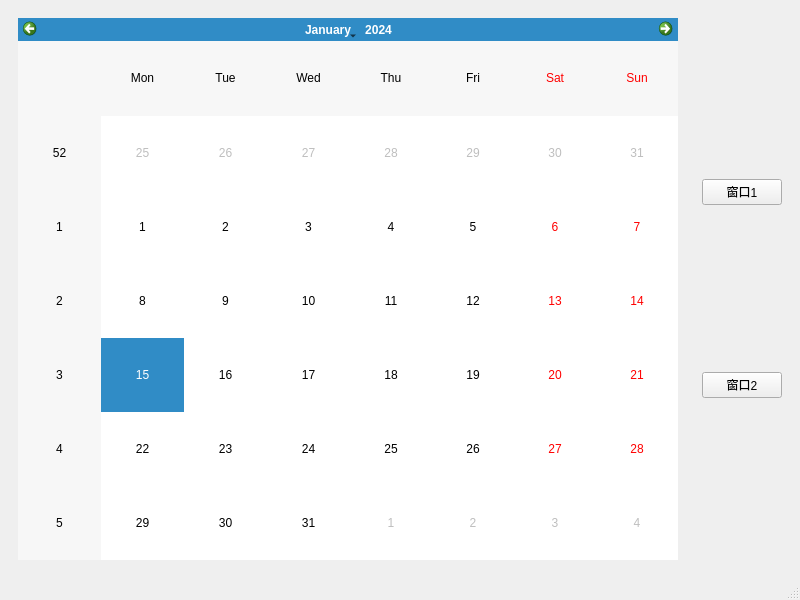
<?xml version="1.0" encoding="UTF-8"?>
<ui version="4.0">
 <class>MainWindow</class>
 <widget class="QMainWindow" name="MainWindow">
  <property name="geometry">
   <rect>
    <x>0</x>
    <y>0</y>
    <width>800</width>
    <height>600</height>
   </rect>
  </property>
  <property name="windowTitle">
   <string>MainWindow</string>
  </property>
  <widget class="QWidget" name="centralwidget">
   <layout class="QHBoxLayout" name="horizontalLayout">
    <item>
     <widget class="QStackedWidget" name="stackedWidget">
      <widget class="QWidget" name="page">
       <layout class="QVBoxLayout" name="verticalLayout_2">
        <item>
         <widget class="QCalendarWidget" name="calendarWidget"/>
        </item>
       </layout>
      </widget>
      <widget class="QWidget" name="page_2">
       <layout class="QVBoxLayout" name="verticalLayout_3">
        <item>
         <widget class="QDial" name="dial"/>
        </item>
       </layout>
      </widget>
     </widget>
    </item>
    <item>
     <widget class="QWidget" name="widget" native="true">
      <layout class="QVBoxLayout" name="verticalLayout">
       <item>
        <widget class="QPushButton" name="win1">
         <property name="text">
          <string>窗口1</string>
         </property>
        </widget>
       </item>
       <item>
        <widget class="QPushButton" name="win2">
         <property name="text">
          <string>窗口2</string>
         </property>
        </widget>
       </item>
      </layout>
     </widget>
    </item>
   </layout>
  </widget>
  <widget class="QMenuBar" name="menubar">
   <property name="geometry">
    <rect>
     <x>0</x>
     <y>0</y>
     <width>800</width>
     <height>23</height>
    </rect>
   </property>
  </widget>
  <widget class="QStatusBar" name="statusbar"/>
 </widget>
 <resources/>
 <connections/>
</ui>
